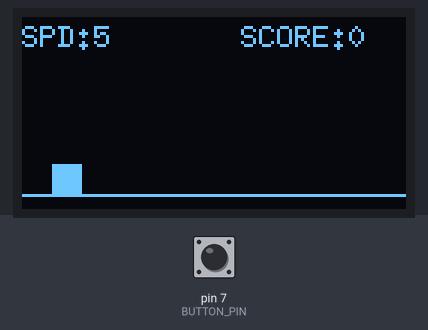
Simulated run of this sketch. Board: Arduino Uno, built with avr-gcc and run on an emulated ATmega328P. Parts: 128×64 one-colour display. The inputs (shaded band) are chosen by the test bench; at power-on: pin 7 (BUTTON_PIN) HIGH. Random numbers use the default seed unless the sketch sets one.

Above: at 2.33 s.
3.4 s: pin 7 (BUTTON_PIN) pulled LOW for 0.15 s
At 4.5 s:
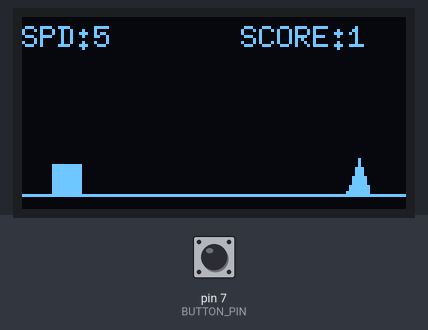
5.0 s: pin 7 (BUTTON_PIN) pulled LOW for 1 s
At 8.7 s:
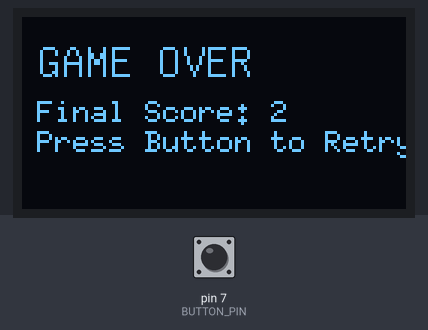
9.0 s: pin 7 (BUTTON_PIN) pulled LOW for 0.15 s
At 9.42 s:
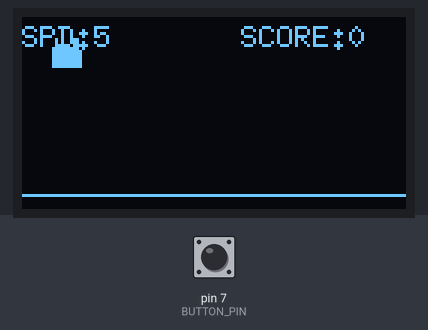
10.6 s: pin 7 (BUTTON_PIN) pulled LOW for 1 s
At 13.93 s:
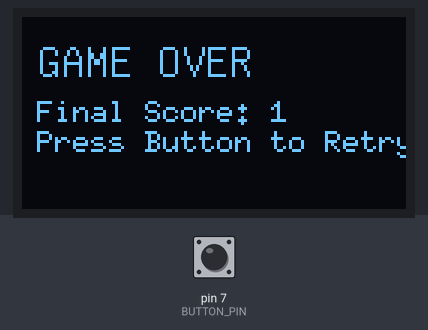

Measured:
- after the input at 9.0 s, the display: first changes at once (image 3 shows a later state)

The sketch:

Geometry_Dash_Arduino.ino
```cpp
#include <Arduino.h>
#include <U8g2lib.h>
#include <Wire.h>

// --------------------------------------------------------------------------
// U8G2 LIBRARY CONFIGURATION
// Constructor for SSD1306/SH1106 128x64 with hardware I2C.
// Wiring: SDA (A4) and SCL (A5) on Arduino Uno.
// --------------------------------------------------------------------------
U8G2_SSD1306_128X64_NONAME_F_HW_I2C u8g2(U8G2_R0, U8X8_PIN_NONE);

// --- BUTTON CONFIGURATION ---
// Pin for the "Jump/Restart" button. Connected to D7 and GND.
const int BUTTON_PIN = 7;

// --- GAME VARIABLES AND DIMENSIONS ---
const int SCREEN_WIDTH = 128;
const int SCREEN_HEIGHT = 64;
const int GROUND_Y = SCREEN_HEIGHT - 5; // Y-coordinate for the ground level

// Object dimensions
const int CUBE_SIZE = 10;      // Player cube size
const int SPIKE_WIDTH = 8;     // Width of the spike obstacle
const int SPIKE_HEIGHT = 12;   // Height of the spike obstacle

// Motion and Physics Parameters
const int BASE_SPIKE_SPEED = 5;    // Initial speed of obstacles (pixels/frame)
const int JUMP_POWER = 12;         // Initial vertical jump velocity
const int GRAVITY = 2;             // Gravitational acceleration (simulated)
const int BASE_SPAWN_CHANCE = 4;   // Initial chance of a spike appearing (in %)

// --- GAME STATE ---
// Cube (Player) state
int cube_x = 10;
int cube_y = GROUND_Y - CUBE_SIZE; // Cube starts on the ground

bool is_jumping = false;
int jump_velocity = 0; // Current vertical velocity during jump

// Spike (Obstacle) state
int spike_x = SCREEN_WIDTH; // Spike position on the X-axis
bool spike_active = false; // Is the spike currently on screen

// Difficulty and Score
int current_spike_speed = BASE_SPIKE_SPEED;
int current_spawn_chance = BASE_SPAWN_CHANCE;
int score = 0;
long game_progress = 0; // Total progress used to scale difficulty

// --------------------------------------------------------------------------
//                          FUNCTION PROTOTYPES
// Prototypes must be declared before functions are called in setup() or loop()
// --------------------------------------------------------------------------
void gameOver();
void drawSpike(int x, int y);
void updateDifficulty();

// --------------------------------------------------------------------------
//                                 SETUP
// Initializes the Arduino and display hardware.
// --------------------------------------------------------------------------

void setup() {
    Serial.begin(9600);
    u8g2.begin(); // Initialize the OLED display
    // Configure button pin with internal pull-up resistor.
    // Pressing the button pulls the pin LOW.
    pinMode(BUTTON_PIN, INPUT_PULLUP);

    // Initial Welcome Screen
    u8g2.clearBuffer();
    u8g2.setFont(u8g2_font_unifont_t_symbols);
    u8g2.drawStr(5, 20, "Geometry Dash LITE");
    u8g2.setFont(u8g2_font_6x10_tf);
    u8g2.drawStr(5, 40, "Press Button to Start");
    u8g2.sendBuffer();

    // Seed the random number generator
    randomSeed(analogRead(A0));
    delay(2000);
}

// --------------------------------------------------------------------------
//                         DIFFICULTY UPDATE LOGIC
// Increases game speed and spike spawn frequency based on progress.
// --------------------------------------------------------------------------
void updateDifficulty() {
    long normalized_progress = game_progress / 100;

    // 1. INCREASE GAME SPEED (Max speed 9)
    int speed_increase = normalized_progress / 10;
    current_spike_speed = BASE_SPIKE_SPEED + speed_increase;
    if (current_spike_speed > 9) {
        current_spike_speed = 9;
    }

    // 2. INCREASE SPAWN CHANCE (Max chance 8%)
    int chance_increase = normalized_progress / 500;
    current_spawn_chance = BASE_SPAWN_CHANCE + chance_increase;
    if (current_spawn_chance > 8) {
        current_spawn_chance = 8;
    }
}

// --------------------------------------------------------------------------
//                               DRAW SPIKE FUNCTION
// Draws the triangle shape representing the spike obstacle.
// --------------------------------------------------------------------------
void drawSpike(int x, int y) {
    // Defines the three points of the triangle (x1,y1) to (x2,y2) to (x3,y3)
    int x1 = x;
    int y1 = y;
    int x2 = x + SPIKE_WIDTH;
    int y2 = y;

    int x3 = x + (SPIKE_WIDTH / 2);
    int y3 = y - SPIKE_HEIGHT;

    u8g2.drawTriangle(x1, y1, x2, y2, x3, y3);
    // Draw a small base on the ground line
    u8g2.drawBox(x, y - 1, SPIKE_WIDTH, 1);
}

// --------------------------------------------------------------------------
//                                 LOOP (Main Game Loop)
// Handles input, physics, collision, and drawing for each frame.
// --------------------------------------------------------------------------

void loop() {

    updateDifficulty();

    // 1. Input Handling (Jump)
    // Check if the button is pressed (LOW) and the cube is on the ground.
    if (digitalRead(BUTTON_PIN) == LOW && !is_jumping) {
        is_jumping = true;
        jump_velocity = JUMP_POWER;
    }

    // 2. Cube State Update (Physics)
    if (is_jumping) {
        cube_y -= jump_velocity; // Apply vertical movement
        jump_velocity -= GRAVITY; // Apply gravity (slows upward speed, increases downward speed)

        // Landing Check
        if (cube_y >= (GROUND_Y - CUBE_SIZE)) {
            cube_y = GROUND_Y - CUBE_SIZE; // Snap to the ground level
            is_jumping = false;
            jump_velocity = 0;
        }
    }

    // 3. Spike State Update (Movement and Spawn)
    if (spike_active) {
        spike_x -= current_spike_speed; // Move the spike left
        game_progress++; // Increase progress

        // CHECK FOR OBJECT PASSING AND SCORE INCREMENT
        if (spike_x < -SPIKE_WIDTH) {
            spike_active = false; // Spike is off-screen
            score++; // Increase score
        }
    } else {
        // Chance to spawn a new spike (checked when the screen is clear of the previous one)
        if (random(0, 100) < current_spawn_chance) {
            spike_active = true;
            spike_x = SCREEN_WIDTH; // Spawn spike on the right edge
        }
    }

    // 4. Collision Check (GAME OVER)
    if (spike_active) {
        // Collision on X-axis: Cube is horizontally aligned with the spike
        bool hit_x = (cube_x + CUBE_SIZE > spike_x) && (cube_x < spike_x + SPIKE_WIDTH);
        // Collision on Y-axis: Cube is low enough to hit the spike's height
        bool hit_y = (cube_y + CUBE_SIZE > GROUND_Y - SPIKE_HEIGHT);

        if (hit_x && hit_y) {
            gameOver();
            return; // Exit loop iteration to wait in gameOver
        }
    }

    // 5. U8G2 Drawing
    u8g2.clearBuffer(); // Clear the display buffer
    u8g2.drawLine(0, GROUND_Y, SCREEN_WIDTH, GROUND_Y); // Draw the ground line

    // Draw the Cube (Player)
    u8g2.drawBox(cube_x, cube_y, CUBE_SIZE, CUBE_SIZE);

    // Draw the spike
    if (spike_active) {
        drawSpike(spike_x, GROUND_Y);
    }

    // Draw the score and current speed
    u8g2.setFont(u8g2_font_6x10_tf);
    u8g2.setCursor(SCREEN_WIDTH - 55, 10);
    u8g2.print(F("SCORE:"));
    u8g2.print(score);

    u8g2.setCursor(0, 10);
    u8g2.print(F("SPD:"));
    u8g2.print(current_spike_speed);

    u8g2.sendBuffer(); // Send the buffer content to the display

    delay(10); // Frame rate control (approx. 100 FPS)
}

// --------------------------------------------------------------------------
//                               GAME OVER FUNCTION
// Displays the final score and waits for input to restart.
// --------------------------------------------------------------------------

void gameOver() {
    u8g2.clearBuffer();
    u8g2.setFont(u8g2_font_unifont_t_symbols);
    u8g2.setCursor(5, 20);
    u8g2.print(F("GAME OVER"));

    u8g2.setFont(u8g2_font_6x10_tf);
    u8g2.setCursor(5, 35);
    u8g2.print(F("Final Score: "));
    u8g2.print(score);
    u8g2.setCursor(5, 45);
    u8g2.print(F("Press Button to Retry"));

    u8g2.sendBuffer();

    // Wait until the button is pressed again to restart the game
    while (digitalRead(BUTTON_PIN) != LOW) {
        delay(10);
    }

    // Reset all game variables for a new round
    cube_y = GROUND_Y - CUBE_SIZE;
    is_jumping = false;
    spike_active = false;
    score = 0;
    game_progress = 0;
    spike_x = SCREEN_WIDTH;
    current_spike_speed = BASE_SPIKE_SPEED;
    current_spawn_chance = BASE_SPAWN_CHANCE;

    u8g2.clearBuffer();
    u8g2.sendBuffer();
}
```
